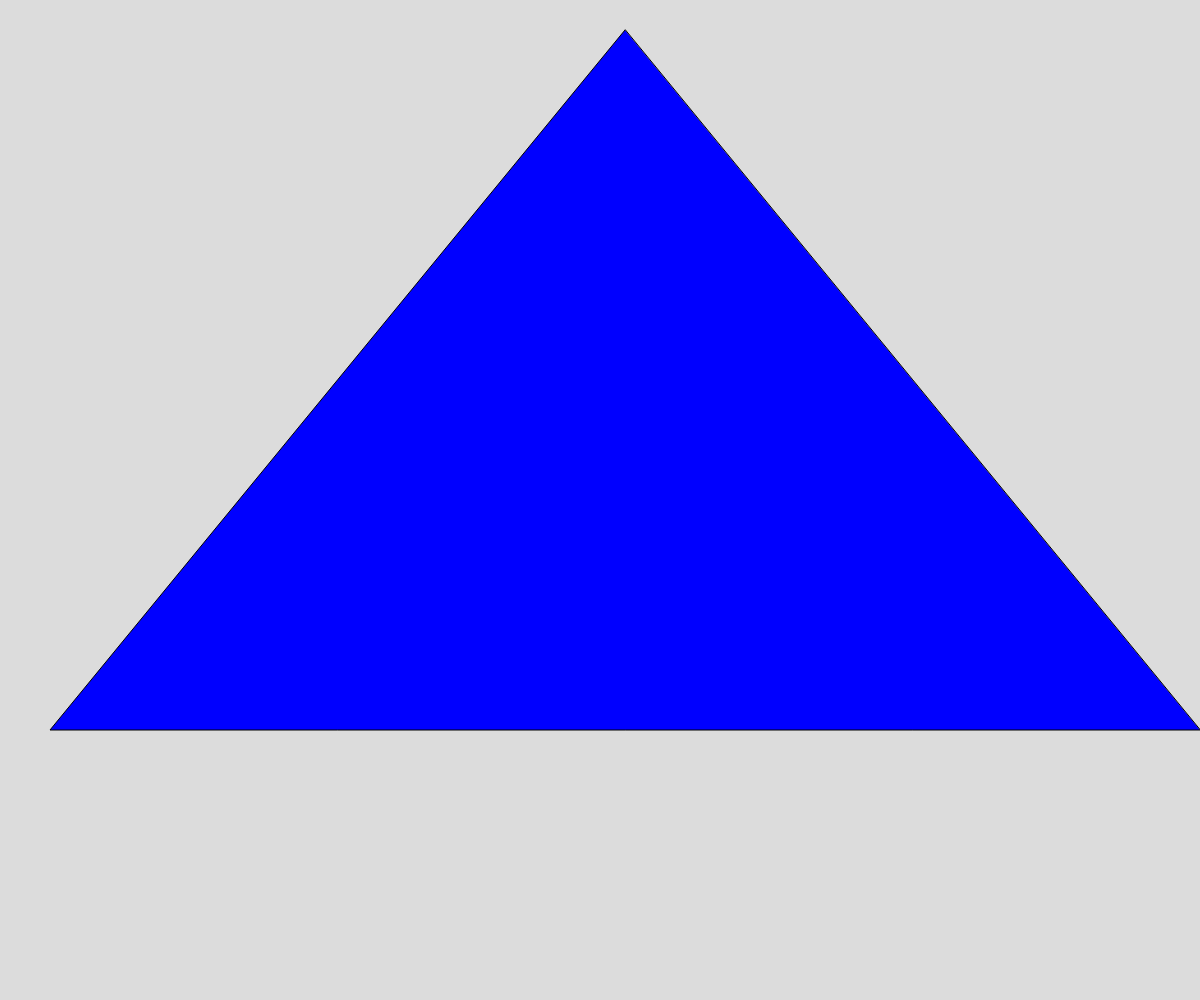
Frame 1 (no input)
Frame 60 (no input): identical to frame 1, image omitted
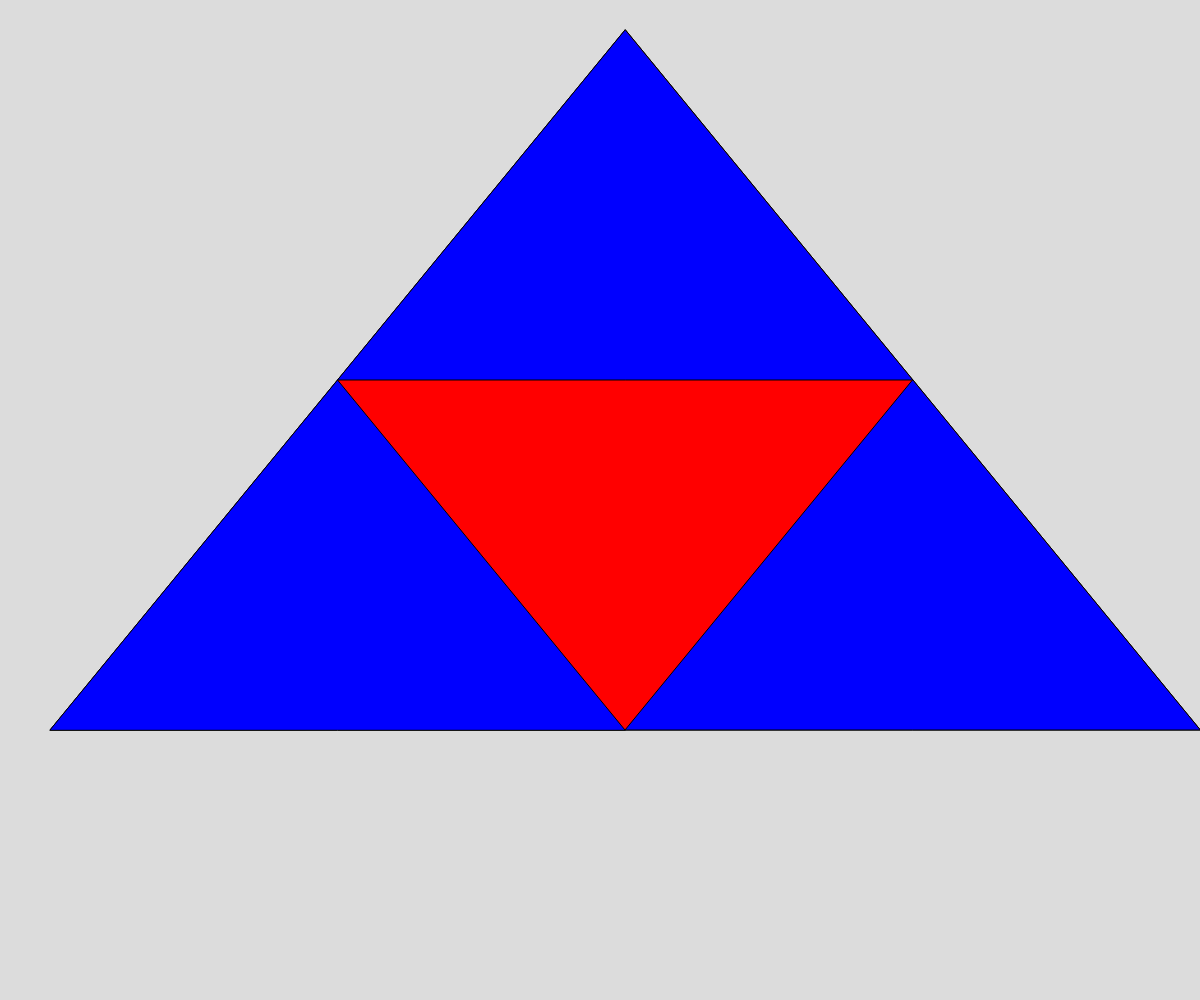
Frame 120 (the mouse pressed at the canvas centre since frame 60)

The p5.js sketch that drew these frames (run headless with seeded random() and noise() and a simulated clock; from frame 60 on, the mouse is pressed at the canvas centre):

// p5.js sketch
// ── sketch.js
// Sierpinski Triangle with Recursion 
// Dec 18, 2024

let initialTriangle = [
  {x: 625, y: 30},
  {x: 50, y: 730},
  {x: 1200, y: 730},
];

let theDepth = 0;

let theColours = ["blue", "red", "green", "pink", "yellow", "orange", "cyan", "turquoise"];

function setup() {
  createCanvas(windowWidth, windowHeight);
}

function draw() {
  background(220);
  sierpinski(initialTriangle, theDepth);
}

function mousePressed() {
  if (theDepth < 7) {
    theDepth ++;
  }
}

function sierpinski(points, depth) {
  fill(theColours[depth]);
  triangle(points[0].x, points[0].y, points[1].x, points[1].y, points[2].x, points[2].y);

  // Escape clause 
  if (depth > 0) {
    // Draw upper triangle 
    sierpinski([points[0], midpoint(points[0], points[1]), midpoint(points[0], points[2])], depth - 1);

    // Draw left triangle 
    sierpinski([points[1], midpoint(points[0], points[1]), midpoint(points[1], points[2])], depth - 1);

    // Draw right triangle
    sierpinski([points[2], midpoint(points[1], points[2]), midpoint(points[0], points[2])], depth - 1);
  }
}

function midpoint(point1, point2) {
  let midX = (point1.x + point2.x)/2;
  let midY = (point1.y + point2.y)/2;

  return {x: midX, y: midY};
}
